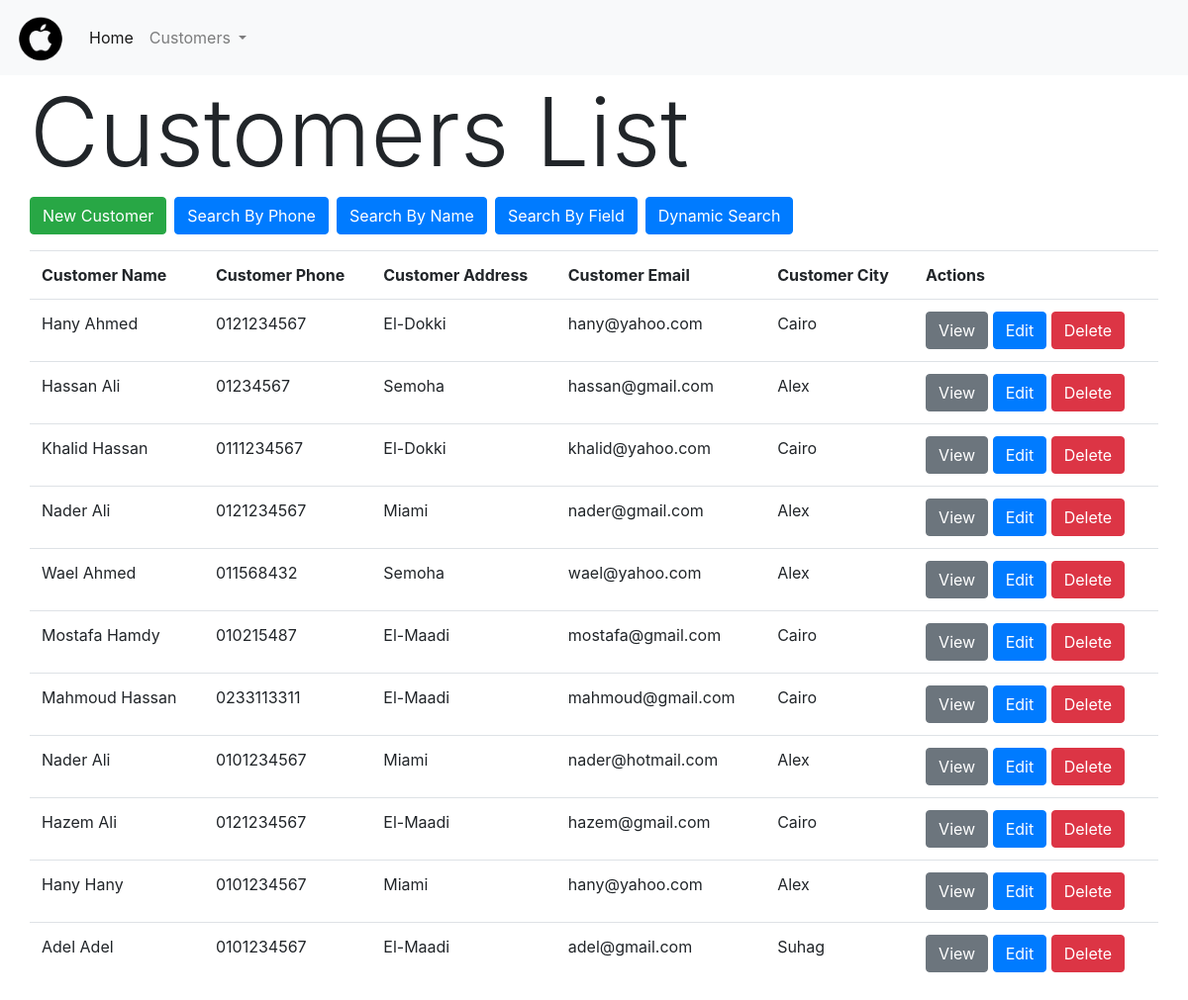
The page /customers.php on the database its author committed.
### tables this page shows
CREATE TABLE `customers` (
  `cid` int(11) NOT NULL COMMENT 'Customer ID',
  `cname` varchar(255) NOT NULL,
  `cphone` varchar(12) NOT NULL COMMENT 'Customer Phone',
  `caddress` varchar(255) NOT NULL,
  `cemail` varchar(50) DEFAULT NULL,
  `ccityid` int(11) NOT NULL
);

CREATE TABLE `cities` (
  `cityid` int(11) NOT NULL,
  `cityname` varchar(25) NOT NULL
);

### functions/customers_functions.php (called while the page is built, shortened)
<?php
function show_customers(){
  global $conn;
  $q = "SELECT customers.*, cities.cityname FROM customers, cities WHERE cities.cityid = customers.ccityid";
  $cust_set = mysqli_query($conn, $q);
  return $cust_set;
}
 ?>

### customers.php (the view, shortened to what this page needs)
<?php
$cust_set = show_customers();
 ?>
<!DOCTYPE html>
<html lang="en" dir="ltr">
  <head>
    <link rel="stylesheet" href="css/bootstrap.css">
  </head>
  <body>
    <?php include_once('functions/header.php'); ?>
    <div class="container">
        <div class="row">
          <h1 class="display-1">Customers List</h1>
        </div>
        <div class="row">
          <a href="new_customer.php" class="btn btn-success mb-3">New Customer</a>
          <a href="search_by_phone.php" class="btn btn-primary ml-2 mb-3">Search By Phone</a>
          <a href="search_by_name.php" class="btn btn-primary ml-2 mb-3">Search By Name</a>
          <a href="search_by_field.php" class="btn btn-primary ml-2 mb-3">Search By Field</a>
          <a href="search_dynamic.php" class="btn btn-primary ml-2 mb-3">Dynamic Search</a>
          <table class="table">
            <tr>
              <th>Customer Name</th>
              <th>Customer Phone</th>
              <th>Customer Address</th>
              <th>Customer Email</th>
              <th>Customer City</th>
              <th>Actions</th>
            </tr>
            <?php
            while($customer = mysqli_fetch_assoc($cust_set)){ ?>
              <tr>
                <td><?php echo $customer["cname"]; ?></td>
                <td><?php echo $customer["cphone"]; ?></td>
                <td><?php echo $customer["caddress"]; ?></td>
                <td><?php echo $customer["cemail"]; ?></td>
                <td><?php echo $customer["cityname"]; ?></td>
                <td>
                  <a class="btn btn-secondary" href="view_customer.php?cid=<?php echo $customer["cid"]; ?>">View</a>
                  <a class="btn btn-primary" href="update_customer.php?cid=<?php echo $customer["cid"]; ?>">Edit</a>
                  <a class="btn btn-danger" href="delete_customer.php?cid=<?php echo $customer["cid"]; ?>">Delete</a>
                </td>
              </tr>
          <?php } ?>
          </table>
        </div>
    </div>
  </body>
</html>

### functions/header.php (shortened to what this page needs)
<nav class="navbar navbar-expand-lg navbar-light bg-light">
<a class="navbar-brand" href="index.php"><img src="img/apple-logo.png" style="width: 50px;"></a>
<div class="collapse navbar-collapse" id="navbarSupportedContent">
<ul class="navbar-nav mr-auto">
  <li class="nav-item active">
    <a class="nav-link" href="index.php">Home</a>
  </li>
  <li class="nav-item dropdown">
    <a class="nav-link dropdown-toggle" href="#" id="navbarDropdown" role="button" data-toggle="dropdown" aria-haspopup="true" aria-expanded="false">
      Customers
    </a>
  </li>
</ul>
</div>
</nav>

### rows shown on the page
customers: cname "Hany Ahmed", cphone "0121234567", caddress "El-Dokki", cemail "hany@yahoo.com", ccityid.cityname "Cairo"
customers: cname "Hassan Ali", cphone "01234567", caddress "Semoha", cemail "hassan@gmail.com", ccityid.cityname "Alex"
customers: cname "Khalid Hassan", cphone "0111234567", caddress "El-Dokki", cemail "khalid@yahoo.com", ccityid.cityname "Cairo"
customers: cname "Nader Ali", cphone "0121234567", caddress "Miami", cemail "nader@gmail.com", ccityid.cityname "Alex"
customers: cname "Wael Ahmed", cphone "011568432", caddress "Semoha", cemail "wael@yahoo.com", ccityid.cityname "Alex"
customers: cname "Mostafa Hamdy", cphone "010215487", caddress "El-Maadi", cemail "mostafa@gmail.com", ccityid.cityname "Cairo"
customers: cname "Mahmoud Hassan", cphone "0233113311", caddress "El-Maadi", cemail "mahmoud@gmail.com", ccityid.cityname "Cairo"
customers: cname "Nader Ali", cphone "0101234567", caddress "Miami", cemail "nader@hotmail.com", ccityid.cityname "Alex"
customers: cname "Hazem Ali", cphone "0121234567", caddress "El-Maadi", cemail "hazem@gmail.com", ccityid.cityname "Cairo"
customers: cname "Hany Hany", cphone "0101234567", caddress "Miami", cemail "hany@yahoo.com", ccityid.cityname "Alex"
customers: cname "Adel Adel", cphone "0101234567", caddress "El-Maadi", cemail "adel@gmail.com", ccityid.cityname "Suhag"
